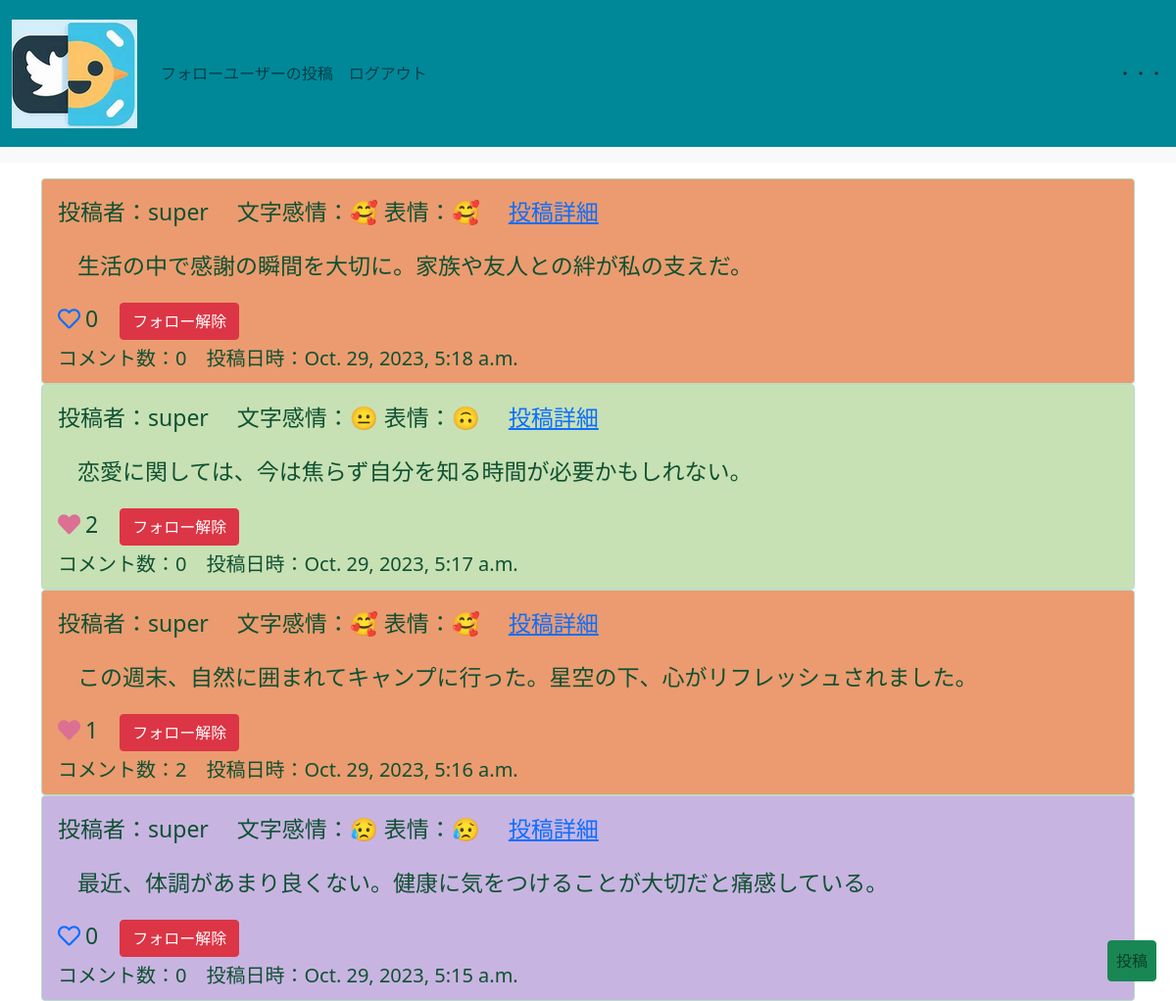
Screenshot of / (signed in) with the database file from the repository.
### snsapp/models.py (models this page shows, shortened)
class Post(models.Model):
    content = models.TextField()
    user = models.ForeignKey(User, on_delete=models.CASCADE)
    like = models.ManyToManyField(User, related_name='related_post', blank=True)
    created_at = models.DateTimeField(auto_now_add=True)
    face_emotion = models.CharField(max_length=20, blank=True, null=True)
    text_emotion = models.CharField(max_length=20, blank=True, null=True)
    @property
    def comment_count(self):
        return Comment.objects.filter(post=self).count()
    class Meta:
        ordering = ["-created_at"]

### snsapp/views.py (the view)
# urls.py: path('', Home.as_view(), name='home'),
class Home(LoginRequiredMixin, ListView):
    model = Post
    template_name = 'list.html'
    def get_context_data(self, *args, **kwargs):
        context = super().get_context_data(*args, **kwargs)
        context['connection'] = Connection.objects.get_or_create(user=self.request.user)
        return context

### templates/list.html
{% extends 'base.html' %}
{% load static %}
{% block customcss %}
    <link rel="stylesheet" href="{% static 'style.css' %}">
{% endblock customcss %}
{% block content %}
<div class="container mt-3">
    {% for item in object_list %}
    <div class="alert alert-success emotion-{{ item.face_emotion }}" role="alert">
        投稿者：{{item.user.username}}
        　文字感情：{% if item.face_emotion == "positive" %}🥰{% elif item.face_emotion == "negative" %}😥{% else %}😐{% endif %}
            表情：{% if item.face_emotion == "positive" %}🥰{% elif item.face_emotion == "negative" %}😥{% elif item.face_emotion == "nautral" %}😐{% else %}🙃{% endif %}
        　<a href="{% url 'detail' item.pk %}">投稿詳細</a></p>
        <div class="main-emort-content">
            {{item.content}}
        </div>
        <div class="fotter-emort-content">
        コメント数：{{ item.comment_count }}　投稿日時：{{item.created_at}}
        </div>
        {% if request.user != item.user %}
        {% if request.user in item.like.all %}
        <a href="{% url 'like-home' item.pk %}" class="like-btn add-color" tabindex="-1" role="button" aria-disabled="true"><i class="fas fa-heart"></i></a>{{item.like.count}}
        {% else %}
        <a href="{% url 'like-home' item.pk %}" class="like-btn" tabindex="-1" role="button" aria-disabled="true"><i class="far fa-heart"></i></a>{{item.like.count}}
        {% endif %}
        {% if item.user in connection.0.following.all %}
        <a href="{% url 'follow-home' item.pk %}" class="btn btn-danger ms-3" tabindex="-1" role="button" aria-disabled="true">フォロー解除</a>
        {% else %}
        <a href="{% url 'follow-home' item.pk %}" class="btn btn-primary ms-3" tabindex="-1" role="button" aria-disabled="true">フォロー</a>
        {% endif %}
        {% endif %}
    </div>
    {% endfor %}
</div>
{% endblock content %}

### static/style.css (style rules this page uses)
.like-btn { display: inline-block; margin-right: 5px; }
.add-color { color:palevioletred; }
.alert.alert-success.emotion-negative { margin: 0!important; height: 210px!important; overflow: auto!important; background-color:rgb(200, 180, 225)!important; font-size: 23px!important; }
.alert.alert-success.emotion-positive { margin: 0!important; height: 210px!important; overflow: auto!important; background-color:#eb9b6f!important; font-size: 23px!important; }
.alert.alert-success.emotion-neutral { margin: 0!important; height: 210px!important; overflow: auto!important; background-color:rgb(200, 225, 180)!important; font-size: 23px!important; }
.main-emort-content { margin-top: 20px; margin-left: 20px; margin-right: 20px; margin-bottom: 20px; }
.fotter-emort-content { position: absolute; bottom: 5%; font-size: 20px!important; }

### templates/base.html (style rules this page uses)
body { margin-top: 150px; }

### rows the page displays
Post: user.username "super", content "生活の中で感謝の瞬間を大切に。家族や友人との絆が私の支えだ。", comment_count "0", created_at "Oct. 29, 2023, 5:18 a.m.", like.count "0", shows "フォロー解除"
Post: user.username "super", content "恋愛に関しては、今は焦らず自分を知る時間が必要かもしれない。", comment_count "0", created_at "Oct. 29, 2023, 5:17 a.m.", like.count "2", shows "フォロー解除"
Post: user.username "super", content "この週末、自然に囲まれてキャンプに行った。星空の下、心がリフレッシュされました。", comment_count "2", created_at "Oct. 29, 2023, 5:16 a.m.", like.count "1", shows "フォロー解除"
Post: user.username "super", content "最近、体調があまり良くない。健康に気をつけることが大切だと痛感している。", comment_count "0", created_at "Oct. 29, 2023, 5:15 a.m.", like.count "0", shows "フォロー解除"
